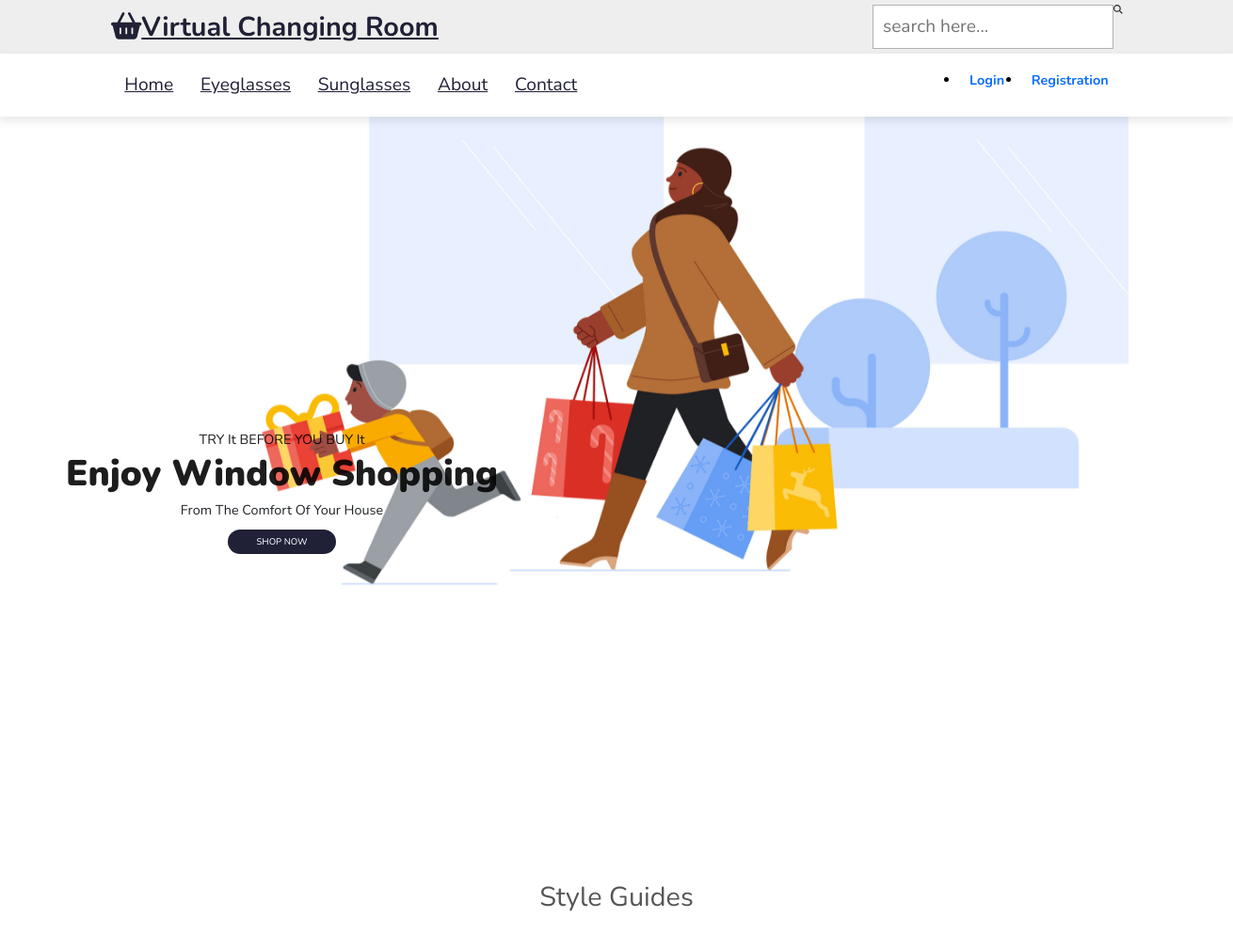
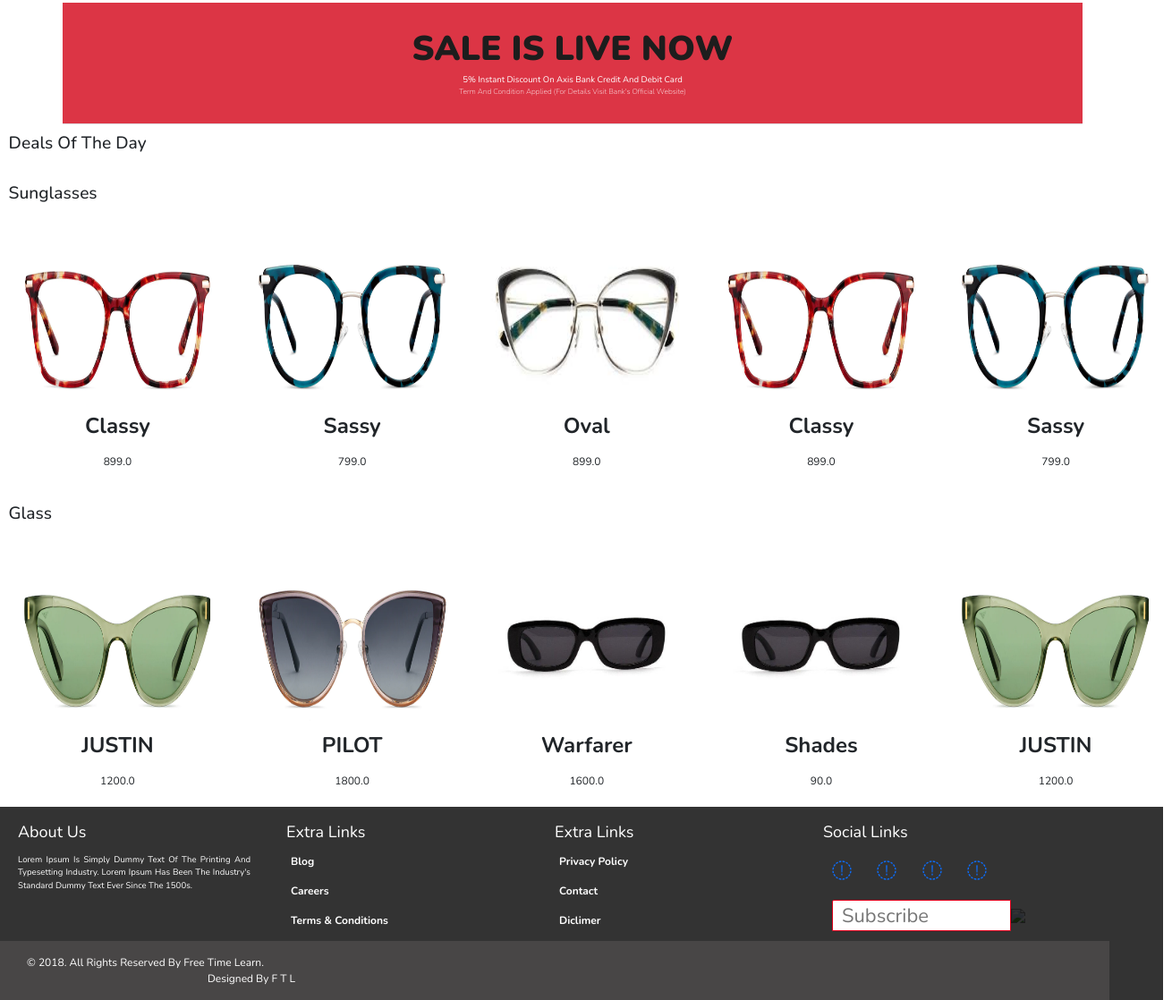
The page / on the database its author committed (2 pictures, top to bottom).
### app/models.py (models this page shows, shortened)
class Product(models.Model):
    title = models.CharField(max_length=100)
    selling_price = models.FloatField()
    discounted_price = models.FloatField()
    description = models.TextField()
    brand = models.CharField(max_length=100)
    category = models.CharField(choices=CATEGORY_CHOICES, max_length=10)
    product_img = models.ImageField(upload_to='product_image')

### app/views.py (the view)
# urls.py: path('', views.ProducView.as_view(), name='home'),
class ProducView(View):
    def get(self, request):
        totalitem = 0
        kids_wear = Product.objects.filter(category='MB')
        foot_wear = Product.objects.filter(category='LT')
        other_products = Product.objects.filter(id__range=(9, 19))
        if request.user.is_authenticated:
            totalitem = len(Cart.objects.filter(user=request.user))
        return render(request, 'app/home.html', {'kidswear':kids_wear, 'footwear':foot_wear, 'otherproduct':other_products, 'totalitem':totalitem})

### app/templates/app/home.html (shortened to what this page needs)
{% extends 'app/base.html' %}
{% load static %}
{% block banner_slider %}
<div id="carouselExampleControls" class="carousel slide" data-bs-ride="carousel">
  <div class="carousel-inner">
    <div class="carousel-item active">
      <img src="{% static 'app/images/banner/front.jpg' %}" class="d-block w-100" alt="..." />
    </div>
    <section id="tools">
      <div class="containerr">
      <h4>TRY It BEFORE YOU BUY It</h5>
      <h1>Enjoy <span>Window Shopping</span></h1>
      <p>from the comfort of your house</p>
         <button>Shop Now</button>
      </div>
  </div>
  <a class="carousel-control-prev" href="#carouselExampleControls" role="button" data-bs-slide="prev">
    <span class="carousel-control-prev-icon" aria-hidden="true"></span>
  </a>
  <a class="carousel-control-next" href="#carouselExampleControls" role="button" data-bs-slide="next">
    <span class="carousel-control-next-icon" aria-hidden="true"></span>
  </a>
</div>
<div class="titlee">
  Style Guides
  </div>
<div class="newIssue1">
</div>
<div class="bestSelling1">
</div>
{% endblock banner_slider %} {% block livesale %}
<div class="container">
  <div class="row bg-danger text-center p-5 text-white border-bottom shadow">
    <h1>SALE IS LIVE NOW</h1>
    <span>5% Instant Discount on Axis Bank Credit and Debit Card</span>
    <small class="fw-lighter">Term and Condition Applied (For details visit Bank's official
      Website)</small>
  </div>
</div>
{% endblock livesale %} {% block main-content %}
<div class="m-3">
  <h2>Deals of The Day</h2>
</div>
<div class="mx-3 my-5">
  <h2>sunglasses</h2>
  <div class="owl-carousel" id="slider2">
    {% for kw in kidswear %}
    <a href="{% url 'product-detail' kw.id %}" class="btn">
    <div class="item">
      <img src="{{kw.product_img.url}}" alt="" height="200px" /><span class="fw-bold">{{kw.title}}</span><br /><span
        class="fs-5">{{kw.discounted_price}}</span>
    </div>
  </a>
    {% endfor %}
  </div>
</div>
<div class="m-3">
  <h2>glass</h2>
  <div class="owl-carousel" id="slider3">
    {% for ft in footwear %}
    <a href="{% url 'product-detail' ft.id %}" class="btn">
    <div class="item">
      <img src="{{ft.product_img.url}}" alt="" height="200px" /><span class="fw-bold">{{ft.title}}</span><br /><span
        class="fs-5">{{ft.discounted_price}}</span>
    </div>
  </a>
    {% endfor %}
  </div>
</div>
{% endblock main-content %}

### app/templates/app/base.html (shortened to what this page needs)
<!doctype html>
{% load static %}
<html lang="en">
  <head>
    <link href="https://cdn.jsdelivr.net/npm/bootstrap@5.0.0-beta1/dist/css/bootstrap.min.css" rel="stylesheet">
    <link rel="stylesheet" href="{% static 'app/css/owl.carousel.min.css' %}">
    <link rel="stylesheet" href="{% static 'app/css/all.min.css' %}">
    <link rel="stylesheet" href="{% static 'app/css/style.css' %}">
    <link rel="stylesheet" href="{% static 'app/css/main.css' %}">
  </head>
  <body>
    <header>
      <div class="navbarr">
          <div class="header1">
              <a href="#"class="logo"><i class="fas fa-shopping-basket"></i>Virtual Changing Room</a>
              <form action=""class="serchcontainer">
              <input type="search"id="searchbar"placeholder="search here...">
              <label for="searchbar"class="fas fa-search"></label>
              </form>
          </div>
          <div class="header2">
              <nav class="navbar">
                  <a href="/">Home</a>
                  <a href={% url 'mobile' %}>Eyeglasses</a>
                  <a href={% url 'footwear' %}>sunglasses</a>
                  <a href={% url 'about' %}>About</a>
                  <a href="">Contact</a>
              </nav>
          <ul class="imp">
            {% if request.user.is_authenticated %}
           <li class="nav-item dropdown mx-2">
              <a class="nav-link dropdown-toggle text-black" href="#" id="profileDropdown" role="button" data-bs-toggle="dropdown" aria-expanded="false">
                {{user.username}}
              </a>
              <ul class="dropdown-menu" aria-labelledby="profileDropdown">
                <li><a class="dropdown-item" href="{% url 'profile' %}">Profile</a></li>
                <li><a class="dropdown-item" href="{% url 'orders' %}">Orders</a></li>
                <li><a class="dropdown-item" href="{% url 'passwordchange' %}">Change Password</a></li>
                <li><a class="dropdown-item" href="{% url 'logout' %}">Logout</a></li>
              </ul>
            </li>
            <li class="nav-item mx-2">
             <a href="{% url 'showcart' %}" class="nav-link text-black"><span class="badge bg-danger">{{totalitem}}</span> Cart </a>
            </li>
            {% else %}
            <li class="nav-item mx-2">
             <a href="{% url 'login' %}" class="nav-link text-black">Login</a>
            </li>
            <li class="nav-item mx-2">
             <a href="{% url 'custumerregistration' %}" class="nav-link text-black">Registration</a>
            </li>
            {% endif %}
          </ul>
         </div>
       </div>
    {% block banner_slider %} {% endblock banner_slider %}
    {% block livesale %} {% endblock livesale %}
    {% block main-content %} {% endblock main-content %}
    <div class="footer">
      <div class="footer-parts">
          <div class="footer-parts-h4">About Us</div>
          <div class="about-footer">Lorem Ipsum is simply dummy text of the printing and typesetting industry. Lorem Ipsum has been the industry's standard dummy text ever since the 1500s.</div>
      </div>
      <div class="footer-parts">
          <div class="footer-parts-h4">Extra Links</div>
          <ul>
              <li><a href="#">Blog</a></li>
              <li><a href="#">Careers</a></li>
              <li><a href="#">Terms &amp; Conditions</a></li>
          </ul>
      </div>
      <div class="footer-parts">
          <div class="footer-parts-h4">Extra Links</div>
          <ul>
              <li><a href="#">Privacy Policy</a></li>
              <li><a href="#">Contact</a></li>
              <li><a href="#">Diclimer</a></li>
          </ul>
      </div>
      <div class="footer-parts">
          <div class="footer-parts-h4">Social Links</div><br />
          <div style="padding-left:20px; font-size:22px;">
              <a href="https://www.facebook.com/freetimelearn/" target="_blank"><i class="fa fa-facebook"></i></a> &nbsp; &nbsp;
              <a href="https://www.linkedin.com/in/free-time-learn-07598b143/" target="_blank"><i class="fa fa-linkedin"></i></a> &nbsp; &nbsp;
              <a href="https://twitter.com/freetimelearn" target="_blank"><i class="fa fa-twitter"></i></a> &nbsp; &nbsp;
              <a href="https://plus.google.com/101612697119159092378" target="_blank"><i class="fa fa-google-plus"></i></a>
          </div>
          <div style="padding-left:20px; padding-top:15px; font-size:22px;">
              <form action="" method="post">
                  <a href="#!"><input type="text" class="form-2" placeholder="Subscribe"><img src="images/search.png" /></a>
              </form>
          </div>
      </div>
      <div class="clearfix"></div>
      <div class="copyrights">
          <div class="copyrights-left">
          &copy; 2018. All rights reserved by <a href="http://www.freetimelearning.com" target="_blank">Free Time Learn</a>.
          </div>
          <div class="copyrights-right">
              Designed by <a href="http://www.freetimelearning.com" target="_blank">F T L</a>
          </div>
      </div>
  </div>
  </body>
</html>

### app/static/app/css/style.css (style rules this page uses)
.owl-carousel .item { font-size: 24px; text-align: center; margin-top: 20px;; }

### app/static/app/css/main.css (style rules this page uses)
:root { --green:#5dae27; --orange:rgb(224, 155, 26); --black:#202036; }
img { mix-blend-mode: multiply; }
* { font-family: 'Nunito',sans-serif; margin: 0; padding: 0; box-sizing: border-box; text-decoration: none; text-transform: capitalize; transition: all .2s linear; }
html { font-size: 60%; scroll-padding-top: 6rem; scroll-behavior: smooth; overflow-x: hidden; }
h1 { font-size: 4rem; font-weight: 900; color:#1d1d1d; }
h4 { font-size: 1.5rem; font-weight: 400; color: #1d1d1d; }
p { font-size: 1.5rem; }
button { font-size: 0.8 rem; font-weight: 500; outline: none; border: none; border-radius: 70px; background-color: #202036; color:aliceblue; padding:6px 30px; cursor: pointer; text-transform: uppercase; transition: 0.3 ease; }
.header1 { background:#eee; display: flex; align-items: center; justify-content: space-between; padding:0.5rem 9%; }
.logo { color: var(--black); font-weight: bold; font-size: 3rem; animation:moveright 1s linear 1; animation-delay: 0.5s; visibility: hidden; animation-fill-mode: forwards; }
.header1 .serchcontainer { display: flex; height: 4 rem; }
.header1 .serchcontainer #searchbar { height: 100%; width: 100%; padding: 1rem; font-size: 2rem; color: #333; border: .1rem solid rgba(0,0,0,.3); text-transform: none; }
.header2 { background: #fff; display: flex; align-items: center; justify-content: space-between; padding:1rem 9%; box-shadow: 0 .5rem 1rem rgba(0,0,0,.1); position: relative; animation: moveright 1s linear 1; animation-delay: 0.5s; visibility: hidden; animation-fill-mode:forwards ; }
.header2 .navbar a { padding: .5rem 1.5rem; font-size: 2rem; border-radius: .5rem; color: var(--black); }
.imp { justify-content: space-between; display: flex; height: 4 rem; font-size: 1.5rem; font-weight: bold; color: #000; }
.containerr { margin-left: 70px; text-align: center; }
.container { margin-left: 70px; text-align: center; animation:movedown 1s linear 1; animation-delay: 1.5s; visibility: hidden; animation-fill-mode: forwards; overflow: hidden; }
#tools { background-image: url(img/imp.webp); width: 100%; height: 100vh; background-size:cover ; background-position:top 20px center; display: flex; flex-direction:column ; justify-content: center; align-items:flex-start ; animation: change 3s infinite ease-in-out; }
.titlee { font-size: 3rem; text-align: center; line-height: 60px; color: #555; }
.footer { width:1300px; float:left; background:#333; }
.footer-parts { width:300px; float:left; padding:0px 10px; }
.footer-parts-h4 { font-size:18px; padding:15px 10px 0px; color:#FFF; }
.footer-parts ul { list-style:none; padding:0px; }
.footer-parts ul li { list-style:none; font-size:12px; padding:5px; margin:5px 0px; font-weight:bold; }
.footer-parts ul li a { padding:8px 10px; margin:2px 0px; text-decoration:none; color:#FFF; }
.copyrights { width:1240px; font-size:12px; background:rgb(72, 70, 70); float:left; padding:15px 30px 15px 30px; color:#FFF; }
.copyrights-left { width:940px; float:left; }
.copyrights-left a { color:#FFF; text-decoration:none; }
.copyrights-right { width:300px; float:left; text-align:right; }
.copyrights-right a { color:#FFF; text-decoration:none; }
.about-footer { padding:10px 10px; width:280px; color:#FFF; float:left; text-align:justify; }
.form-2 { height:35px; width:200px; padding:0px 10px; float:left; border:1px solid #df001a; border-radius:2px 0px 0px 0px; }

### rows shown on the page
Product: product_img (picture), title "Classy", discounted_price "899.0"
Product: product_img (picture), title "Sassy", discounted_price "799.0"
Product: product_img (picture), title "Oval", discounted_price "899.0"
Product: product_img (picture), title "JUSTIN", discounted_price "1200.0"
Product: product_img (picture), title "PILOT", discounted_price "1800.0"
Product: product_img (picture), title "Warfarer", discounted_price "1600.0"
Product: product_img (picture), title "Shades", discounted_price "90.0"
